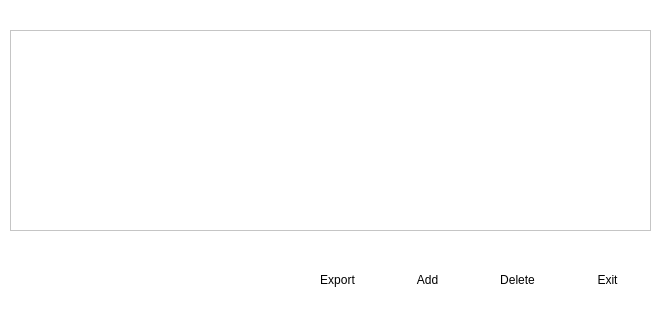
<?xml version="1.0" encoding="UTF-8"?>
<ui version="4.0">
 <class>DocumentsForm</class>
 <widget class="QDialog" name="DocumentsForm">
  <property name="geometry">
   <rect>
    <x>0</x>
    <y>0</y>
    <width>661</width>
    <height>323</height>
   </rect>
  </property>
  <property name="minimumSize">
   <size>
    <width>661</width>
    <height>323</height>
   </size>
  </property>
  <property name="maximumSize">
   <size>
    <width>661</width>
    <height>323</height>
   </size>
  </property>
  <property name="windowTitle">
   <string>Documents</string>
  </property>
  <property name="windowIcon">
   <iconset resource="../app/icons.qrc">
    <normaloff>:/document</normaloff>:/document</iconset>
  </property>
  <property name="styleSheet">
   <string notr="true">background:white;</string>
  </property>
  <widget class="QToolButton" name="add_button">
   <property name="geometry">
    <rect>
     <x>390</x>
     <y>250</y>
     <width>75</width>
     <height>60</height>
    </rect>
   </property>
   <property name="text">
    <string>Add</string>
   </property>
   <property name="icon">
    <iconset resource="../app/icons.qrc">
     <normaloff>:/add_document</normaloff>:/add_document</iconset>
   </property>
   <property name="iconSize">
    <size>
     <width>40</width>
     <height>40</height>
    </size>
   </property>
   <property name="toolButtonStyle">
    <enum>Qt::ToolButtonTextUnderIcon</enum>
   </property>
   <property name="autoRaise">
    <bool>true</bool>
   </property>
  </widget>
  <widget class="QToolButton" name="delete_button">
   <property name="geometry">
    <rect>
     <x>480</x>
     <y>250</y>
     <width>75</width>
     <height>60</height>
    </rect>
   </property>
   <property name="text">
    <string>Delete</string>
   </property>
   <property name="icon">
    <iconset resource="../app/icons.qrc">
     <normaloff>:/delete</normaloff>:/delete</iconset>
   </property>
   <property name="iconSize">
    <size>
     <width>40</width>
     <height>40</height>
    </size>
   </property>
   <property name="toolButtonStyle">
    <enum>Qt::ToolButtonTextUnderIcon</enum>
   </property>
   <property name="autoRaise">
    <bool>true</bool>
   </property>
  </widget>
  <widget class="QToolButton" name="export_button">
   <property name="geometry">
    <rect>
     <x>300</x>
     <y>250</y>
     <width>75</width>
     <height>60</height>
    </rect>
   </property>
   <property name="text">
    <string>Export</string>
   </property>
   <property name="icon">
    <iconset resource="../app/icons.qrc">
     <normaloff>:/export</normaloff>:/export</iconset>
   </property>
   <property name="iconSize">
    <size>
     <width>40</width>
     <height>40</height>
    </size>
   </property>
   <property name="toolButtonStyle">
    <enum>Qt::ToolButtonTextUnderIcon</enum>
   </property>
   <property name="autoRaise">
    <bool>true</bool>
   </property>
  </widget>
  <widget class="QListView" name="document_view">
   <property name="geometry">
    <rect>
     <x>10</x>
     <y>30</y>
     <width>641</width>
     <height>201</height>
    </rect>
   </property>
  </widget>
  <widget class="QToolButton" name="exit_button">
   <property name="geometry">
    <rect>
     <x>570</x>
     <y>250</y>
     <width>75</width>
     <height>60</height>
    </rect>
   </property>
   <property name="text">
    <string>Exit</string>
   </property>
   <property name="icon">
    <iconset resource="../app/icons.qrc">
     <normaloff>:/exit</normaloff>:/exit</iconset>
   </property>
   <property name="iconSize">
    <size>
     <width>40</width>
     <height>40</height>
    </size>
   </property>
   <property name="toolButtonStyle">
    <enum>Qt::ToolButtonTextUnderIcon</enum>
   </property>
   <property name="autoRaise">
    <bool>true</bool>
   </property>
  </widget>
 </widget>
 <resources>
  <include location="../app/icons.qrc"/>
 </resources>
 <connections>
  <connection>
   <sender>exit_button</sender>
   <signal>clicked()</signal>
   <receiver>DocumentsForm</receiver>
   <slot>close()</slot>
   <hints>
    <hint type="sourcelabel">
     <x>599</x>
     <y>294</y>
    </hint>
    <hint type="destinationlabel">
     <x>554</x>
     <y>251</y>
    </hint>
   </hints>
  </connection>
 </connections>
</ui>
